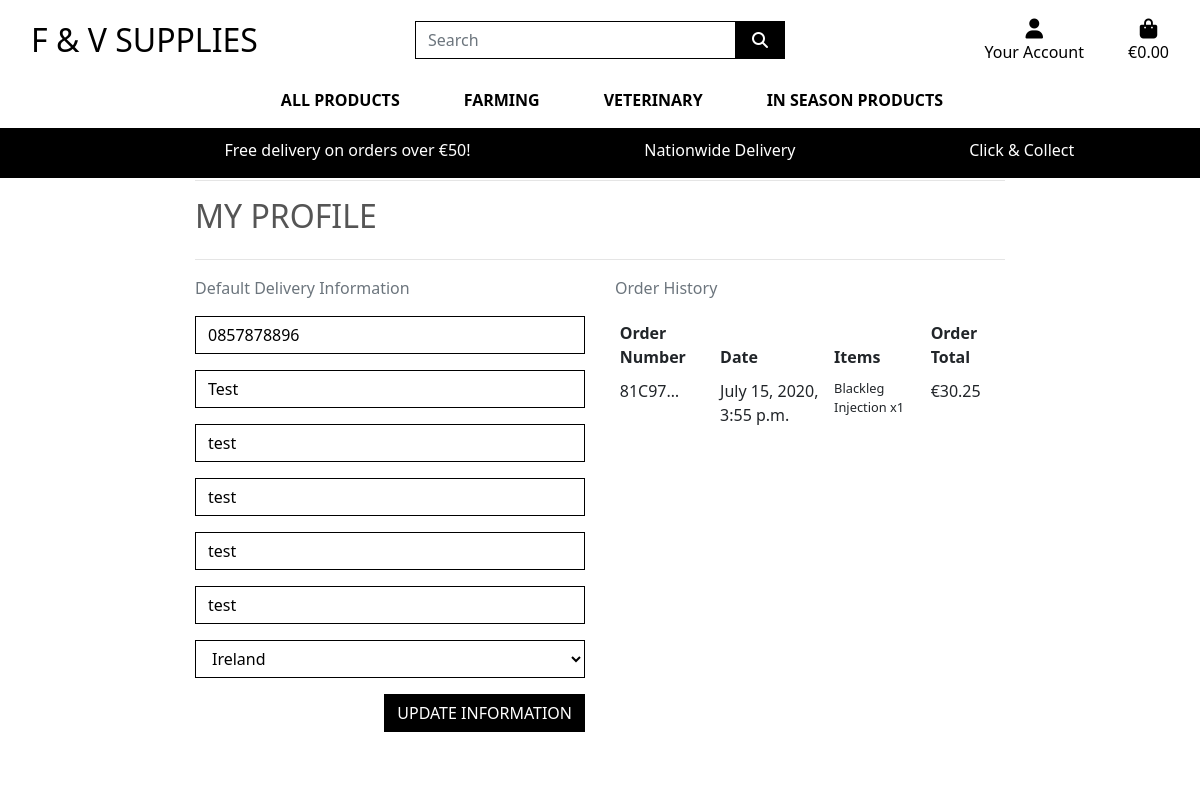
/profile/ (signed in), run on an earlier commit of the app's database.
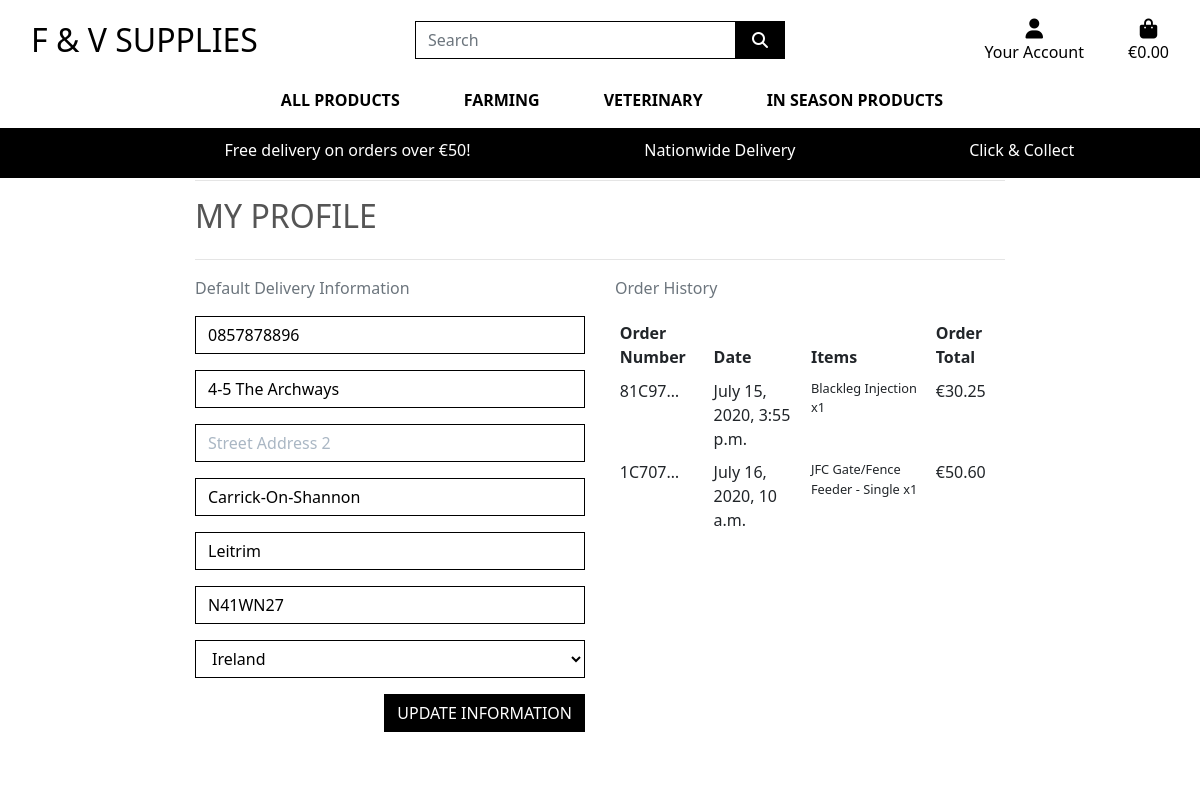
And on a later commit of the database.
### profiles/models.py (models this page shows, shortened)
class UserProfile(models.Model):
    user = models.OneToOneField(User, on_delete=models.CASCADE)
    default_phone_number = models.CharField(max_length=20, null=True, blank=True)
    default_street_address1 = models.CharField(max_length=80, null=True, blank=True)
    default_street_address2 = models.CharField(max_length=80, null=True, blank=True)
    default_town_or_city = models.CharField(max_length=40, null=True, blank=True)
    default_county = models.CharField(max_length=80, null=True, blank=True)
    default_postcode = models.CharField(max_length=20, null=True, blank=True)
    default_country = CountryField(blank_label='Country', null=True, blank=True)

### checkout/models.py (models this page shows, shortened)
class Order(models.Model):
    order_number = models.CharField(max_length=32, null=False, editable=False)
    user_profile = models.ForeignKey(UserProfile, on_delete=models.SET_NULL,
                                     null=True, blank=True, related_name='orders')
    full_name = models.CharField(max_length=50, null=False, blank=False)
    email = models.EmailField(max_length=254, null=False, blank=False)
    phone_number = models.CharField(max_length=20, null=False, blank=False)
    street_address1 = models.CharField(max_length=80, null=False, blank=False)
    street_address2 = models.CharField(max_length=80, null=True, blank=True)
    town_or_city = models.CharField(max_length=40, null=False, blank=False)
    county = models.CharField(max_length=80, null=True, blank=True)
    country = CountryField(blank_label='Country *', null=False, blank=False)
    postcode = models.CharField(max_length=20, null=True, blank=True)
    date = models.DateTimeField(auto_now_add=True)
    delivery_cost = models.DecimalField(max_digits=6, decimal_places=2, null=False, default=0)
    order_total = models.DecimalField(max_digits=10, decimal_places=2, null=False, default=0)
    grand_total = models.DecimalField(max_digits=10, decimal_places=2, null=False, default=0)
    original_bag = models.TextField(null=False, blank=False, default='')
    stripe_pid = models.CharField(max_length=254, null=False, blank=False, default='')

class OrderLineItem(models.Model):
    order = models.ForeignKey(Order, null=False, blank=False, on_delete=models.CASCADE, related_name='lineitems')
    product = models.ForeignKey(Product, null=False, blank=False, on_delete=models.CASCADE)
    quantity = models.IntegerField(null=False, blank=False, default=0)
    lineitem_total = models.DecimalField(max_digits=6, decimal_places=2, null=False, blank=False, editable=False)

### products/models.py (models this page shows, shortened)
class Product(models.Model):
    category = models.ForeignKey('Category', null=True, blank=True, on_delete=models.SET_NULL)
    sku = models.CharField(max_length=254, null=True, blank=True)
    name = models.CharField(max_length=254)
    description = models.TextField()
    price = models.DecimalField(max_digits=6, decimal_places=2)
    rating = models.DecimalField(max_digits=6, decimal_places=2, null=True, blank=True)
    image_url = models.URLField(max_length=1024, null=True, blank=True)
    image = models.ImageField(null=True, blank=True)

### profiles/views.py (the view)
# urls.py: path('profile/', include('profiles.urls')),
def profile(request):
    profile = get_object_or_404(UserProfile, user=request.user)
    if request.method == 'POST':
        form = UserProfileForm(request.POST, instance=profile)
        if form.is_valid():
            form.save()
            messages.success(request, 'Profile updated successfully')
        else:
            messages.error(request, 'Update failed. Please ensure the form is valid.')
    else:
        form = UserProfileForm(instance=profile)
    orders = profile.orders.all()
    template = 'profiles/profile.html'
    context = {
        'form': form,
        'orders': orders,
        'on_profile_page': True
    }
    return render(request, template, context)

### profiles/forms.py
class UserProfileForm(forms.ModelForm):
    class Meta:
        model = UserProfile
        exclude = ('user',)
    def __init__(self, *args, **kwargs):
        super().__init__(*args, **kwargs)
        placeholders = {
            'default_phone_number': 'Phone Number',
            'default_postcode': 'Postal Code',
            'default_town_or_city': 'Town or City',
            'default_street_address1': 'Street Address 1',
            'default_street_address2': 'Street Address 2',
            'default_county': 'County',
        }
        self.fields['default_phone_number'].widget.attrs['autofocus'] = True
        for field in self.fields:
            if field != 'default_country':
                if self.fields[field].required:
                    placeholder = f'{placeholders[field]} *'
                else:
                    placeholder = placeholders[field]
                self.fields[field].widget.attrs['placeholder'] = placeholder
            self.fields[field].widget.attrs['class'] = 'border-black rounded-0 profile-form-input'
            self.fields[field].label = False

### profiles/templates/profiles/profile.html (shortened to what this page needs)
<!DOCTYPE html>
{% extends "base.html" %}
{% load static %}
{% block extra_css %}
    <link rel="stylesheet" href="{% static 'profiles/css/profile.css' %}">
{% endblock %}
{% block page_header %}
    <div class="container header-container">
    </div>
{% endblock %}
{% block content %}
    <div class="overlay"></div>
    <div class="container">
        <div class="row">
            <div class="col">
                <hr>
                <h2 class="logo-font mb-4">My Profile</h2>
                <hr>
            </div>
        </div>
        <div class="row">
            <div class="col-12 col-lg-6">
                <p class="text-muted">Default Delivery Information</p>
                <form class="mt-3" action="{% url 'profile' %}" method="POST" id="profile-update-form">
                    {{ form|crispy }}
                    <button class="btn btn-black rounded-0 text-uppercase float-right">Update Information</button>
                </form>
            </div>
            <div class="col-12 col-lg-6">
                <p class="text-muted">Order History</p>
                <div class="order-history table-responsive">
                    <table class="table table-sm table-borderless">
                        <thead>
                            <tr>
                                <th>Order Number</th>
                                <th>Date</th>
                                <th>Items</th>
                                <th>Order Total</th>
                            </tr>
                        </thead>
                        <tbody>
                            {% for order in orders %}
                                <tr>
                                    <td>
                                        <a href="{% url 'order_history' order.order_number %}"
                                        title="{{ order.order_number }}">
                                            {{ order.order_number|truncatechars:6 }}
                                        </a>
                                    </td>
                                    <td>{{ order.date }}</td>
                                    <td>
                                        <ul class="list-unstyled">
                                            {% for item in order.lineitems.all %}
                                                <li class="small">
                                                    {{ item.product.name }} x{{ item.quantity }}
                                                </li>
                                            {% endfor %}
                                        </ul>
                                    </td>
                                    <td>€{{ order.grand_total }}</td>
                                </tr>
                            {% endfor %}
                        </tbody>
                    </table>
                </div>
            </div>
        </div>
{% endblock %}

What changed in the data, as far as the page shows it:
changed UserProfile "Ireland": default_street_address1 "Test" → "4-5 The Archways"; default_street_address2 "test" → (not shown); default_town_or_city "test" → "Carrick-On-Shannon"; default_county "test" → "Leitrim"; default_postcode "test" → "N41WN27"
added Order: order_number "1C707…", date "July 16, 2020, 10 a.m.", grand_total "50.60"
added OrderLineItem: product.name "JFC Gate/Fence Feeder - Single", quantity "1", shown under "1C707…"
